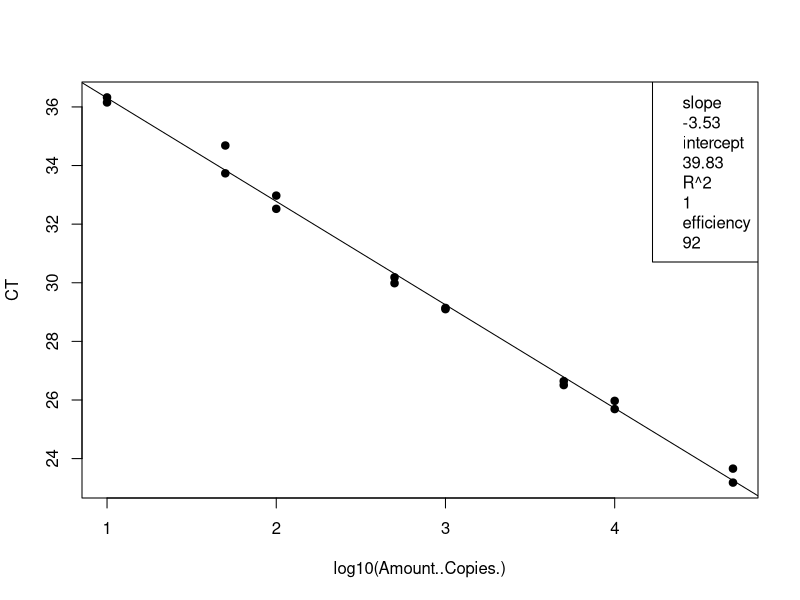
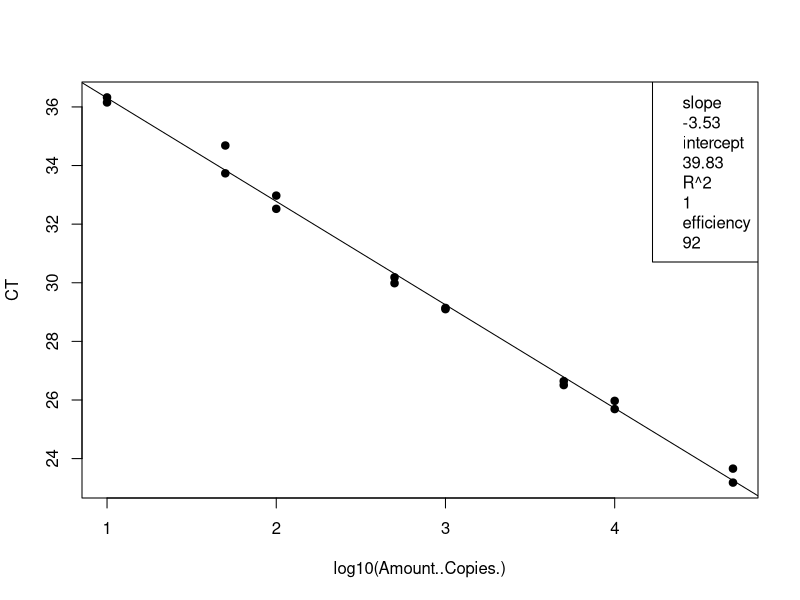
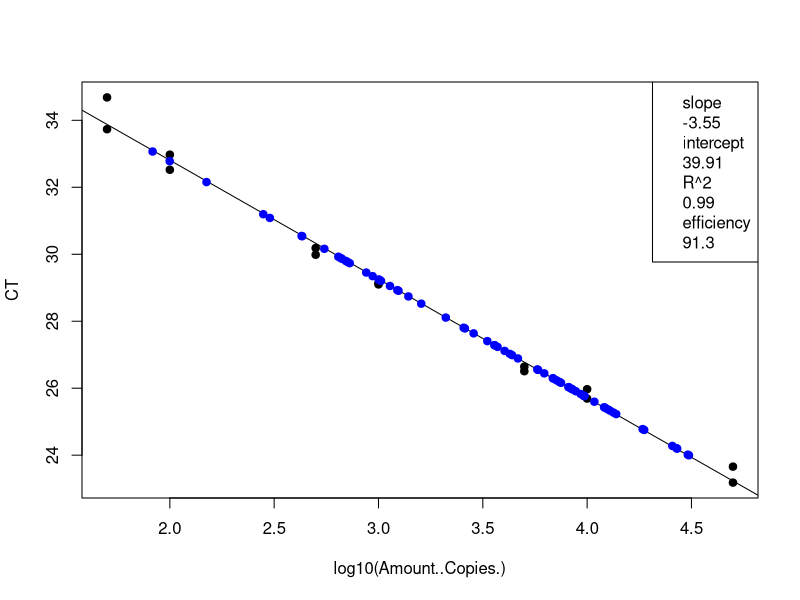

Reproduce these figures in R, in order. (Note: this script raises an error after producing the figures.)
## ---- chunk 1
knitr::opts_chunk$set(echo = TRUE)

## ---- chunk 2
# load the data (note data file must be in this repository)
data <- read.csv("Plate6_GenBac_qPCRConversion.csv")
View(data)

# clean up the data file (there is some stuff at the bottom and extra blank rows)
#data <- data[-68:-70,] # This removes rows 92-95
View(data)

# assign to the correct data class #warning message about NAs is OK
class(data$CT) # check the data class type
data$CT <- as.numeric(as.character(data$CT)) # change to numeric
data$Amount..Copies. <- as.numeric(as.character(data$Amount..Copies.)) # change to numeric
## ---- chunk 3
# linear regression of standard curve
standards = data[1:16,]
standardCurve <- lm(CT ~ log10(Amount..Copies.), data = standards)
  
standardCurvePlot <- plot(CT ~ log10(Amount..Copies.), data = standards, pch=19) 
abline(coef(standardCurve)) 
legend("topright", legend=c(paste= "slope", round(standardCurve$coefficients[2], 2), 
                            paste= "intercept", round(standardCurve$coefficients[1], 2), 
                            paste= "R^2", round(summary(standardCurve)$r.squared, 2),
                            paste = "efficiency", round((10^(-1/standardCurve$coefficients[2])-1)*100, 1)))
## ---- chunk 4
# remove standards that sucked and redo analysis NOT NEEDED 21 Jan 2020
#standards <- standards[-15:-16,] # uncomment this line and change which rows to remove
standardCurve <- lm(CT ~ log10(Amount..Copies.), data = standards)

standardCurvePlot <- plot(CT ~ log10(Amount..Copies.), data = standards, pch=19)
abline(coef(standardCurve))
col = "blue"
legend("topright", legend=c(paste= "slope", round(standardCurve$coefficients[2], 2),
                            paste= "intercept", round(standardCurve$coefficients[1], 2),
                            paste= "R^2", round(summary(standardCurve)$r.squared, 2),
                            paste = "efficiency", round((10^(-1/standardCurve$coefficients[2])-1)*100, 1)))
## ---- chunk 5
# data set of unknowns including info on standard curve
#unknowns = subset(data, Name == "UNKNOWN")
unknowns = data[17:88,]
#unknowns <- unknowns[-1:-3,] # uncomment this line and change which rows to remove if these samples were outside of the standard curve

# add new columns to the data table
unknowns$plate_num = 1 #change to the actual plate number
unknowns$standard_slope = standardCurve$coefficients[2]
unknowns$standard_intercept = standardCurve$coefficients[1]
unknowns$R2 = summary(standardCurve)$r.squared
unknowns$efficiency =  (10^(-1/standardCurve$coefficients[2])-1)*100
  
# add a new column that interpolates copies/well from Ct for the unknowns
unknowns$log.copies.well = ((unknowns$CT - standardCurve$coefficients[1])/standardCurve$coefficients[2])
unknowns$copies.well = 10^unknowns$log.copies.well

# copies/ul extract accounting for dilution factor
vol.well = 3 #qPCR template volume in ul
unknowns$vol.well = vol.well
unknowns$copies.ul = ((unknowns$copies.well/vol.well)*unknowns$DilutionFactor)

# copies/extraction
vol.elution = 110 #DNA extraction elution volume in ul
unknowns$vol.elution = vol.elution
unknowns$copies.extraction = (unknowns$copies.ul*vol.elution)

# copies/ml #Volume is volume of sample filtered in mL
unknowns$copies.ml = (unknowns$copies.extraction/unknowns$Volume)


## ---- chunk 6
standards <- standards[-15:-16,] # uncomment this line and change which rows to remove
standardCurve <- lm(CT ~ log10(Amount..Copies.), data = standards)

standardCurvePlot <- plot(CT ~ log10(Amount..Copies.), data = standards, pch=19)
abline(coef(standardCurve))
col = "blue"
legend("topright", legend=c(paste= "slope", round(standardCurve$coefficients[2], 2),
                            paste= "intercept", round(standardCurve$coefficients[1], 2),
                            paste= "R^2", round(summary(standardCurve)$r.squared, 2),
                            paste = "efficiency", round((10^(-1/standardCurve$coefficients[2])-1)*100, 1)))

unknowns = unknowns[1:72,]
standardCurve <- lm(CT ~ log10(copies.well), data = unknowns)

standardCurvePlot <- points(CT ~ log10(copies.well), data = unknowns, pch=19, col = "blue")


#abline(coef(standardCurve))
#legend("topright", legend=c(paste= "slope", round(standardCurve$coefficients[2], 2),
                            #paste= "intercept", round(standardCurve$coefficients[1], 2),
                            #paste= "R^2", round(summary(standardCurve)$r.squared, 2),
                            #paste = "efficiency", round((10^(-1/standardCurve$coefficients[2])-1)*100, 1)))
## ---- chunk 7
# make a plot that compares the diluted to undiluted replicates for each sample including dilution factor
library("ggplot2")
unknowns$SampleIDNum <- as.numeric(as.character(unknowns$SampleIDNum)) # change to numeric
replicates = unknowns[1:72,]
#replicates <- replicates[-18,] # This removes rows (B11)
#replicates <- replicates[-32,] # This removes rows (D8)
#replicates <- replicates[-55,] # This removes rows (G5)
qplot(SampleIDNum,copies.ml, data=replicates, col=DilutionFactor)
## ---- chunk 8
# write csv file
write.csv(unknowns, file = "Plate6_GenBac_ConvertedData.csv", row.names=FALSE, na="")

# average the replicates (if not strongly inhibited) and make a new file
library(dplyr)
data.average = unknowns %>% group_by(SampleIDNum) %>% summarise(copies.ml = mean(copies.ml, na.rm = T))
write.csv(data.average, file = "Plate6_GenBac_Averaged.csv", row.names=FALSE, na="")
